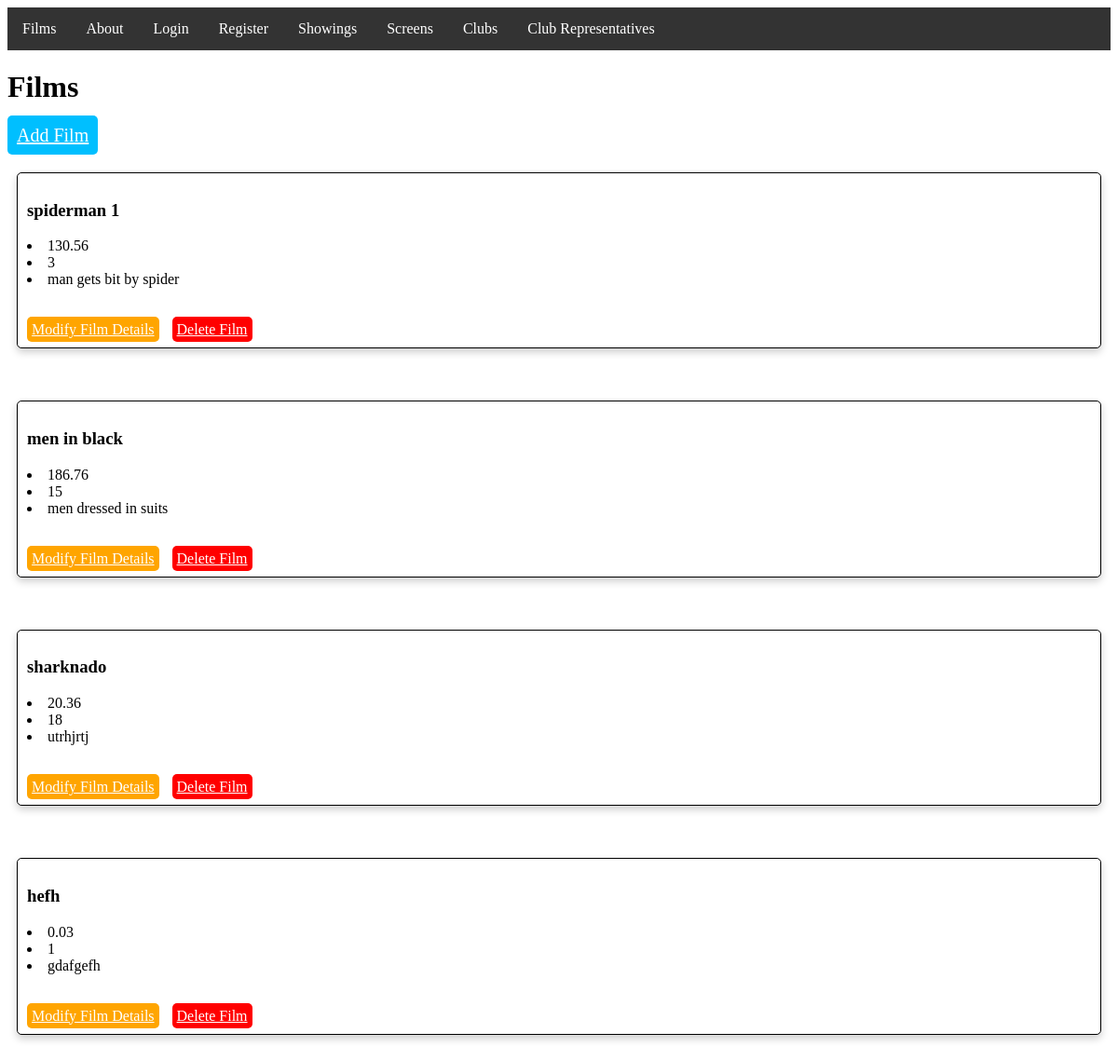
/films/, run on the app's committed database.
### UWEFlix/models.py (models this page shows, shortened)
class Film(models.Model):
    name = models.CharField(max_length=255)
    age_rating = models.PositiveSmallIntegerField()
    duration = models.DecimalField(max_digits=5, decimal_places=2)
    short_trailer_description = models.CharField(max_length=255)

### UWEFlix/views.py (the view)
# urls.py: path('films/', views.show_films, name='films'),
def show_films(request):
    exists = Film.objects.filter(pk=0).exists()
    queryset = Film.objects.all()
    return render(request, 'UWEFlix/films.html', {'name': 'Luca', 'films': list(queryset)})

### UWEFlix/templates/UWEFlix/films.html (shortened to what this page needs)
{% extends 'UWEFlix/navbar.html' %}
{% block content %}
<html>
  <head>
    <link rel="stylesheet" href="/static/films.css">
  </head>
  <body>
    <h1>Films</h1>
    <a href="{% url 'add_film' %}" class="btn btn-primary add-film-btn">Add Film</a>
    <br><br>
      {% for film in films %}
        <div class="film-box">
          <div>
            <h3>{{ film.name }}</h3>
            <li>{{ film.duration }}</li>
            <li>{{ film.age_rating }}</li>
            <li>{{ film.short_trailer_description }}</li>
            <br><br>
            <a href="#" class="btn btn-secondary modify-film-btn">Modify Film Details</a>
            <a href="#" class="btn btn-danger delete-film-btn" onclick="return confirm('Are you sure you want to delete this film?');">Delete Film</a>
          </div>
        </div>
          <br><br>
      {% endfor %}
  </body>
</html>
{% endblock %}

### UWEFlix/static/films.css (style rules this page uses)
.film-box { border: 1px solid black; padding: 10px; margin: 10px; box-shadow: 0 4px 8px 0 rgba(0, 0, 0, 0.2); transition: 0.3s; border-radius: 5px; background-color: white; }
.add-film-btn { background-color: #00bfff; color: white; padding: 10px; font-size: 20px; border-radius: 5px; }
.modify-film-btn { background-color: #ffa500; color: white; padding: 5px; font-size: 16px; border-radius: 5px; margin-right: 10px; }
.delete-film-btn { background-color: #ff0000; color: white; padding: 5px; font-size: 16px; border-radius: 5px; }

### data on the page
Film: name "spiderman 1", duration "130.56", age_rating "3", short_trailer_description "man gets bit by spider"
Film: name "men in black", duration "186.76", age_rating "15", short_trailer_description "men dressed in suits"
Film: name "sharknado", duration "20.36", age_rating "18", short_trailer_description "utrhjrtj"
Film: name "hefh", duration "0.03", age_rating "1", short_trailer_description "gdafgefh"
